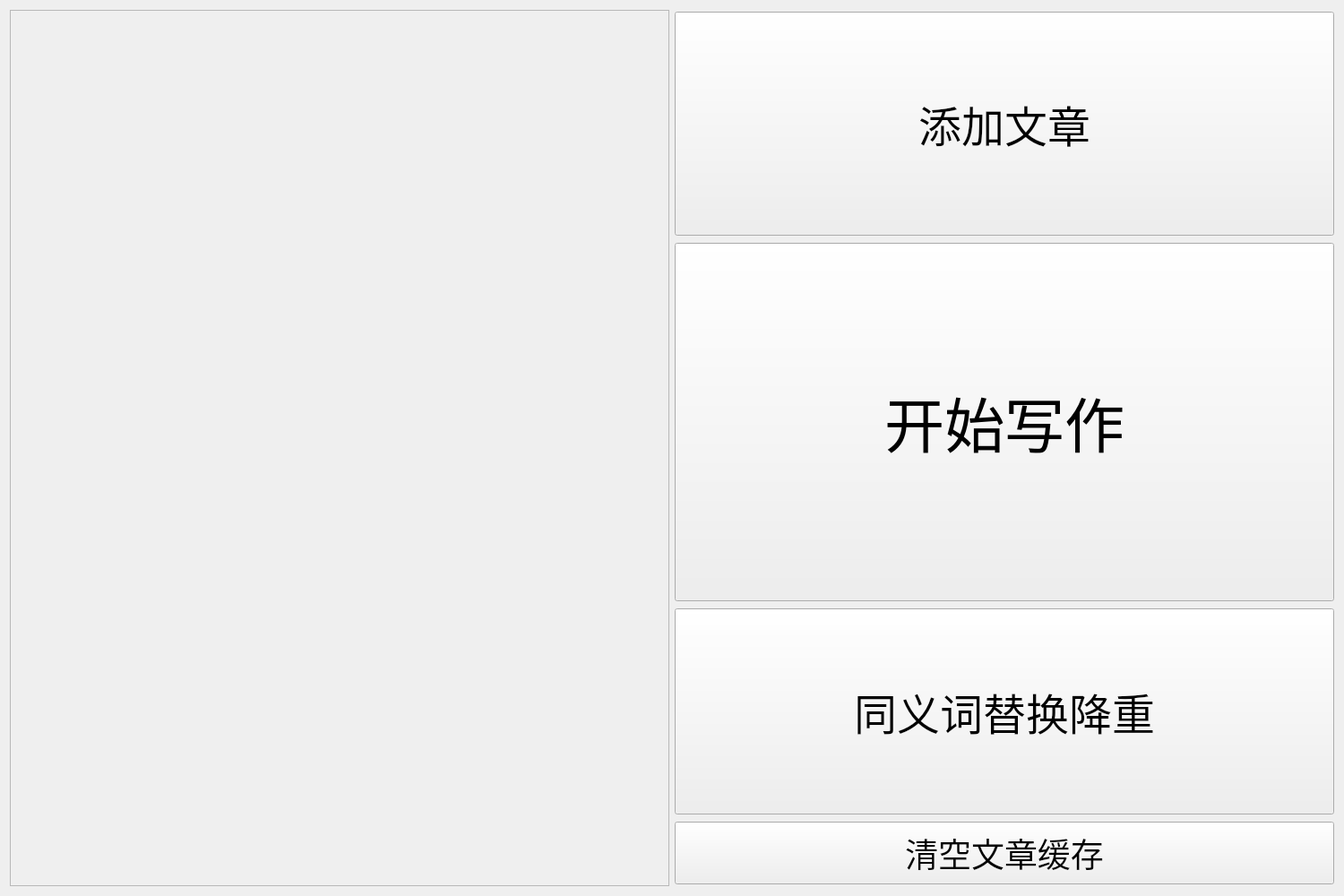
<?xml version="1.0" encoding="UTF-8"?>
<ui version="4.0">
 <class>Form</class>
 <widget class="QWidget" name="Form">
  <property name="geometry">
   <rect>
    <x>0</x>
    <y>0</y>
    <width>1500</width>
    <height>1000</height>
   </rect>
  </property>
  <property name="sizePolicy">
   <sizepolicy hsizetype="Minimum" vsizetype="Minimum">
    <horstretch>0</horstretch>
    <verstretch>0</verstretch>
   </sizepolicy>
  </property>
  <property name="minimumSize">
   <size>
    <width>1500</width>
    <height>1000</height>
   </size>
  </property>
  <property name="maximumSize">
   <size>
    <width>1500</width>
    <height>1000</height>
   </size>
  </property>
  <property name="windowTitle">
   <string>Writer</string>
  </property>
  <property name="windowIcon">
   <iconset>
    <normaloff>pic.jpg</normaloff>pic.jpg</iconset>
  </property>
  <layout class="QHBoxLayout" name="horizontalLayout">
   <item>
    <widget class="QScrollArea" name="scrollArea">
     <property name="widgetResizable">
      <bool>true</bool>
     </property>
     <widget class="QWidget" name="scrollAreaWidgetContents">
      <property name="geometry">
       <rect>
        <x>0</x>
        <y>0</y>
        <width>736</width>
        <height>980</height>
       </rect>
      </property>
      <widget class="QWidget" name="widget" native="true">
       <property name="geometry">
        <rect>
         <x>9</x>
         <y>9</y>
         <width>721</width>
         <height>971</height>
        </rect>
       </property>
      </widget>
     </widget>
    </widget>
   </item>
   <item>
    <layout class="QVBoxLayout" name="verticalLayout">
     <item>
      <widget class="QPushButton" name="pushButton_3">
       <property name="sizePolicy">
        <sizepolicy hsizetype="Expanding" vsizetype="Fixed">
         <horstretch>0</horstretch>
         <verstretch>0</verstretch>
        </sizepolicy>
       </property>
       <property name="minimumSize">
        <size>
         <width>0</width>
         <height>250</height>
        </size>
       </property>
       <property name="font">
        <font>
         <family>方正正黑简体</family>
         <pointsize>36</pointsize>
        </font>
       </property>
       <property name="text">
        <string>添加文章</string>
       </property>
      </widget>
     </item>
     <item>
      <widget class="QPushButton" name="pushButton">
       <property name="sizePolicy">
        <sizepolicy hsizetype="Minimum" vsizetype="Fixed">
         <horstretch>0</horstretch>
         <verstretch>0</verstretch>
        </sizepolicy>
       </property>
       <property name="minimumSize">
        <size>
         <width>0</width>
         <height>400</height>
        </size>
       </property>
       <property name="font">
        <font>
         <family>方正正黑简体</family>
         <pointsize>50</pointsize>
        </font>
       </property>
       <property name="text">
        <string>开始写作</string>
       </property>
      </widget>
     </item>
     <item>
      <widget class="QPushButton" name="pushButton_4">
       <property name="minimumSize">
        <size>
         <width>0</width>
         <height>230</height>
        </size>
       </property>
       <property name="font">
        <font>
         <family>方正正黑简体</family>
         <pointsize>36</pointsize>
        </font>
       </property>
       <property name="text">
        <string>同义词替换降重</string>
       </property>
      </widget>
     </item>
     <item>
      <widget class="QPushButton" name="pushButton_2">
       <property name="sizePolicy">
        <sizepolicy hsizetype="Minimum" vsizetype="Maximum">
         <horstretch>0</horstretch>
         <verstretch>0</verstretch>
        </sizepolicy>
       </property>
       <property name="minimumSize">
        <size>
         <width>0</width>
         <height>70</height>
        </size>
       </property>
       <property name="font">
        <font>
         <family>方正正黑简体</family>
         <pointsize>28</pointsize>
        </font>
       </property>
       <property name="text">
        <string>清空文章缓存</string>
       </property>
      </widget>
     </item>
    </layout>
   </item>
  </layout>
 </widget>
 <resources/>
 <connections/>
</ui>
